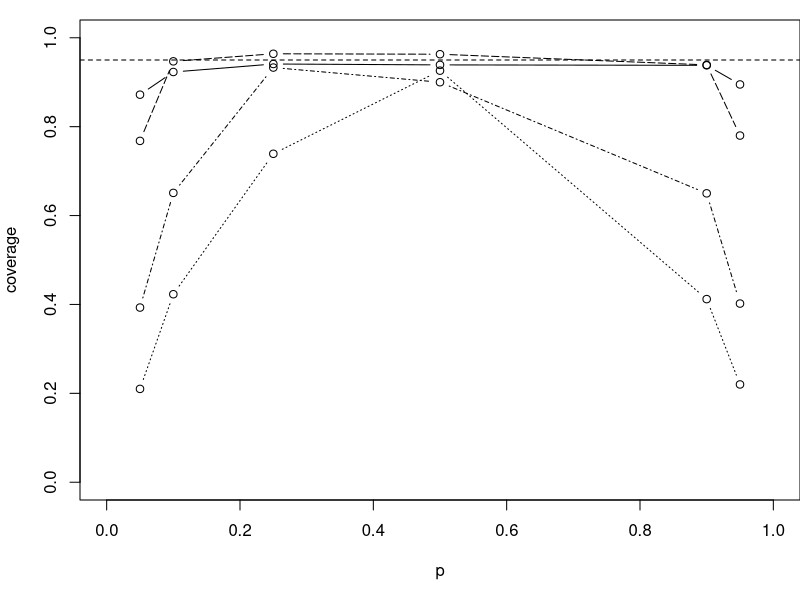

Write R code to recreate this figure.
n = 1000 # number of experiments
alpha = 0.05 # given confidence level 95%, alpha = 0.05

generateData = function( n, par ){ # gives n data from bernoulli distribution. par = p
  result = rbinom( n, 1, par )
  return( result )
}

CI = function( data, alpha ){ # get the CI from the data and alpha
  n = length( data) # get n
  p = sum( data ) / n # the estimator of p
  var = p*( 1 - p )/ n # get variance of p
  s = sqrt( var ) # get the square root of variance, which is the standard error of sample data
  t = qt( 1 - ( alpha / 2 ), n-1 ) # get pivet t
  result = p + c( -1, 1 ) * t * s # get the upper and lower bound
  return( result )
}

coverage = function( n, num, par, alpha ){ #get the coverage probability
  record = rep( 0, n ) # use a vector to store result of each experiments
  
  for ( i in 1:n ){ # for each experiment
    data = generateData( num, par ) # generate data
    ci = CI( data, alpha) # get the CI
    if( par >= ci[1] && par <= ci[2]){ # check if it covers the true value
      record[ i ] = 1 # if covers, set the value in record to 1
    }
  }
  result = sum( record ) / n # get the portion of experiments that covers real p
  return ( result )
}

# the following part is to get coverage probability from different pair of n and p
coverage.n5.p0.05 = coverage( n, 5, 0.05, alpha ) # n = 5, p = 0.05
coverage.n5.p0.1 = coverage( n, 5, 0.1, alpha ) # n = 5, p = 0.1
coverage.n5.p0.25 = coverage( n, 5, 0.25, alpha ) # n = 5, p = 0.25 
coverage.n5.p0.5 =  coverage( n, 5, 0.5, alpha ) # n = 5, p = 0.5
coverage.n5.p0.9 = coverage( n, 5, 0.9, alpha ) # n = 5, p = 0.9
coverage.n5.p0.95 = coverage( n, 5, 0.95, alpha ) # n = 5, p = 0.95

coverage.n10.p0.05 = coverage( n, 10, 0.05, alpha ) # n = 10, p = 0.05
coverage.n10.p0.1 = coverage( n, 10 , 0.1, alpha )# n= 10, p = 0.1
coverage.n10.p0.25 = coverage( n, 10, 0.25, alpha )#n = 10, p = 0.25
coverage.n10.p0.5 = coverage( n, 10, 0.5, alpha ) #n = 10, p = 0.5 
coverage.n10.p0.9 = coverage( n, 10, 0.9, alpha ) # n = 10, p = 0.9
coverage.n10.p0.95 = coverage( n, 10, 0.95, alpha ) # n = 10, p = 0.95  

coverage.n30.p0.05 =  coverage( n, 30, 0.05, alpha ) # n = 30, p = 0.05
coverage.n30.p0.1 = coverage( n, 30, 0.1, alpha ) # n = 30, p = 0.1
coverage.n30.p0.25 = coverage( n, 30, 0.25, alpha ) # n = 30, p = 0.25
coverage.n30.p0.5 = coverage( n, 30, 0.5, alpha ) # n = 30, p = 0.5
coverage.n30.p0.9 = coverage( n, 30, 0.9, alpha ) # n = 30, p = 0.9
coverage.n30.p0.95 = coverage( n, 30, 0.95, alpha ) # n = 30, p = 0.95

coverage.n100.p0.05 = coverage( n, 100, 0.05, alpha ) # n = 100, p = 0.05
coverage.n100.p0.1 = coverage( n, 100, 0.1, alpha ) # n = 100, p = 0.1 
coverage.n100.p0.25 = coverage( n, 100, 0.25, alpha ) # n = 100, p = 0.25
coverage.n100.p0.5 = coverage( n, 100, 0.5, alpha ) # n = 100, p = 0.5
coverage.n100.p0.9 = coverage( n, 100, 0.9, alpha ) # n = 100, p = 0.9
coverage.n100.p0.95 = coverage( n, 100, 0.95, alpha ) # n = 100, p = 0.95 


# get the coverage probability for each n, which will server as y value in the graph
coverage.n5 = c( coverage.n5.p0.05, coverage.n5.p0.1, coverage.n5.p0.25, coverage.n5.p0.5, coverage.n5.p0.9, coverage.n5.p0.95 )
coverage.n10 = c( coverage.n10.p0.05, coverage.n10.p0.1, coverage.n10.p0.25, coverage.n10.p0.5, coverage.n10.p0.9, coverage.n10.p0.95 ) 
coverage.n30 = c( coverage.n30.p0.05, coverage.n30.p0.1, coverage.n30.p0.25, coverage.n30.p0.5, coverage.n30.p0.9, coverage.n30.p0.95 )
coverage.n100 = c( coverage.n100.p0.05, coverage.n100.p0.1, coverage.n100.p0.25, coverage.n100.p0.5, coverage.n100.p0.9, coverage.n100.p0.95 )

# different p value serves as x value in the grahp
p = c(0.05,0.1,0.25,0.5,0.9,0.95 )

par(mfrow=c(1,1),mar=c(5,4,1,0))# one graph
plot( x = p, y = coverage.n5, type = "b", xlab = "p",ylab = "coverage",xlim = c(0,1), ylim = c(0,1),lty = 3)# draw n = 5 curve
lines( x = p, y = coverage.n10, type = "b",lty = 4) # add n = 10 curve
lines( x = p, y = coverage.n30, type = "b",lty = 5) # add n = 30 curve
lines( x = p, y = coverage.n100, type = "b",lty = 1) # add n = 100 curve
abline( h = 0.95,lty = 2 ) # add 0.95 horizon line

